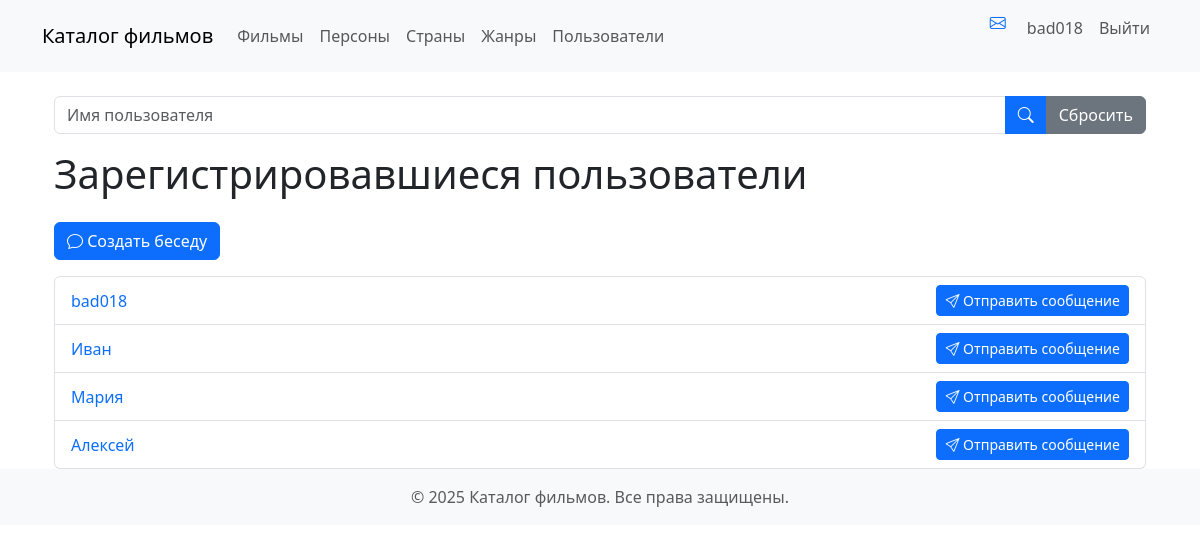
Page /accounts/user/search/ (signed in) on the committed database.
### accounts/models.py (models this page shows, shortened)
class UserWithAccount(models.Model):
    user = models.OneToOneField(
        settings.AUTH_USER_MODEL,
        on_delete=models.CASCADE,
        primary_key=True
    )
    birthday = models.DateField("Дата рождения", blank=True, null=True,
                                validators=[
                                    MaxValueValidator(
                                        limit_value=datetime.date.today)
                                ])
    avatar = models.ImageField(
        "Фото", upload_to='photos/', blank=True, null=True)
    address = models.TextField("Адрес", blank=True, null=True)
    bio = models.TextField("Биография", blank=True, null=True)
    class Meta:
        ordering = ["user"]
        verbose_name = "Зарегистрировавшийся пользователь"
        verbose_name_plural = "Зарегистрировавшиеся пользователи"

### accounts/views.py (the view)
# urls.py: path('user/search/', views.user_search, name='user_search'),
def user_search(request):
    query = request.GET.get('q')
    users_with_account = UserWithAccount.objects.all()
    if query:
        users_with_account = users_with_account.filter(
            user__username__icontains=query)
    return render(request, 'accounts/user/list.html', {'users_with_account': users_with_account})

### accounts/templatetags/user_tags.py (called while the page is built)
@register.filter
def model_verbose_name_plural(cls_name):
    Model = apps.get_model(*cls_name.split(":"))
    return Model._meta.verbose_name_plural

### films/templatetags/films_tags.py (called while the page is built)
@register.filter
def model_verbose_name_plural(cls_name):
    Model = apps.get_model(*cls_name.split(":"))
    return Model._meta.verbose_name_plural

### accounts/templates/accounts/user/list.html
{% extends 'accounts/base.html' %}
{% load user_tags %}
{% load django_bootstrap5 %}
{% block content %}
<div class="container mt-4">
    <form method="get" action="{% url 'accounts:user_list' %}">
        <div class="input-group mb-3">
            <input type="search" name="query" class="form-control" placeholder="Имя пользователя"
                   value="{{ request.GET.query }}"/>
            <button type="submit" class="btn btn-primary">
                <i class="bi-search"></i>
            </button>
            <a href="{% url 'accounts:user_list' %}" class="btn btn-secondary">Сбросить</a>
        </div>
    </form>
    <h1 class="mb-4">
        {{ 'accounts:userwithaccount'|model_verbose_name_plural }}
    </h1>
    <a href="{% url 'accounts:create_conversation' %}" class="btn btn-primary mb-3">
        <i class="bi-chat"></i> Создать беседу
    </a>
    {% if users_with_account %}
    <div class="list-group">
        {% for user_with_account in users_with_account %}
        <div class="list-group-item d-flex justify-content-between align-items-center">
            <a href="{% url 'accounts:user_detail' user_with_account.user.id %}" class="text-decoration-none">
                {{ user_with_account.user.username }}
            </a>
            <a href="{% url 'accounts:send_message' user_with_account.user.id %}" class="btn btn-primary btn-sm">
                <i class="bi-send"></i> Отправить сообщение
            </a>
        </div>
        {% endfor %}
    </div>
    {% else %}
    <div class="alert alert-info">Пользователи не найдены</div>
    {% endif %}
</div>
{% endblock %}

### films/templates/films/navbar.html (shortened to what this page needs)
{% load films_tags %}
<nav class="navbar navbar-expand-md bg-body-tertiary mb-4">
    <div class="container">
        <a class="navbar-brand" href="{% url 'films:home' %}">Каталог фильмов</a>
        <div class="navbar-collapse collapse" id="navbarCollapse">
            <ul class="navbar-nav me-auto mb-2 mb-md-0">
                <li class="nav-item">
                    <a class="nav-link {% if request.path == '/' or request.path|slice:':7' == '/films/' %}active{% endif %}"
                       href="{% url 'films:film_list' %}">{{ 'films:film'|model_verbose_name_plural }}</a>
                </li>
                <li class="nav-item">
                    <a class="nav-link {% if request.path|slice:':8' == '/people/' %}active{% endif %}"
                       href="{% url 'films:person_list' %}">{{ 'films:person'|model_verbose_name_plural }}</a>
                </li>
                <li class="nav-item">
                    <a class="nav-link {% if request.path|slice:':11' == '/countries/' %}active{% endif %}"
                       href="{% url 'films:country_list' %}">{{ 'films:country'|model_verbose_name_plural }}</a>
                </li>
                <li class="nav-item">
                    <a class="nav-link {% if request.path|slice:':8' == '/genres/' %}active{% endif %}"
                       href="{% url 'films:genre_list' %}">{{ 'films:genre'|model_verbose_name_plural }}</a>
                </li>
                <li class="nav-item">
                    <a class="nav-link {% if request.resolver_match.url_name == 'user_list' %}active{% endif %}"
                       href="{% url 'accounts:user_list' %}">Пользователи</a>
                </li>
            </ul>
            <div>
                <ul class="navbar-nav me-auto mb-2 mb-lg-0">
                    {% if user.is_authenticated %}
                    <a href="{% url 'accounts:conversation_list' %}" class="btn btn-link">
                        <i class="bi-envelope"></i>
                    </a>
                    <li class="nav-item">
                        <a class="nav-link" href="{% url 'accounts:user_detail' user.id %}">{{ user.username }}</a>
                    </li>
                    <li class="nav-item">
                        <form action="{% url 'logout' %}" method="post">
                            <button type="submit" class="nav-link">Выйти</button>
                        </form>
                    </li>
                    {% endif %}
                </ul>
            </div>
        </div>
    </div>
</nav>

### accounts/static/accounts/css/messages.css (style rules this page uses)
:root { --alert-success: #d1e7dd; --alert-error: #f8d7da; --alert-info: #cff4fc; --alert-warning: #fff3cd; }

### rows in the picture
UserWithAccount: user.username "bad018"
UserWithAccount: user.username "Иван"
UserWithAccount: user.username "Мария"
UserWithAccount: user.username "Алексей"

### other values in the picture
{{ 'films:film'|model_verbose_name_plural }} "Фильмы"
{{ 'films:person'|model_verbose_name_plural }} "Персоны"
{{ 'films:country'|model_verbose_name_plural }} "Страны"
{{ 'films:genre'|model_verbose_name_plural }} "Жанры"
{{ user.username }} "bad018"
{{ 'accounts:userwithaccount'|model_verbose_name_plural }} "Зарегистрировавшиеся пользователи"
